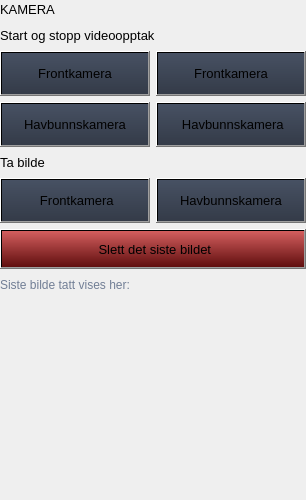
                                  <widget class="QFrame" name="kameraContainer">
                                   <property name="minimumSize">
                                    <size>
                                     <width>0</width>
                                     <height>500</height>
                                    </size>
                                   </property>
                                   <property name="maximumSize">
                                    <size>
                                     <width>16777215</width>
                                     <height>1000</height>
                                    </size>
                                   </property>
                                   <property name="frameShape">
                                    <enum>QFrame::NoFrame</enum>
                                   </property>
                                   <property name="frameShadow">
                                    <enum>QFrame::Raised</enum>
                                   </property>
                                   <layout class="QVBoxLayout" name="verticalLayout_28">
                                    <property name="leftMargin">
                                     <number>0</number>
                                    </property>
                                    <property name="topMargin">
                                     <number>0</number>
                                    </property>
                                    <property name="rightMargin">
                                     <number>0</number>
                                    </property>
                                    <property name="bottomMargin">
                                     <number>0</number>
                                    </property>
                                    <item>
                                     <widget class="QLabel" name="title_video">
                                      <property name="font">
                                       <font>
                                        <pointsize>10</pointsize>
                                        <italic>false</italic>
                                        <bold>false</bold>
                                       </font>
                                      </property>
                                      <property name="styleSheet">
                                       <string notr="true"/>
                                      </property>
                                      <property name="text">
                                       <string>KAMERA</string>
                                      </property>
                                     </widget>
                                    </item>
                                    <item>
                                     <widget class="QLabel" name="title_start_videoopptak">
                                      <property name="maximumSize">
                                       <size>
                                        <width>16777215</width>
                                        <height>16777215</height>
                                       </size>
                                      </property>
                                      <property name="font">
                                       <font>
                                        <pointsize>10</pointsize>
                                        <italic>false</italic>
                                        <bold>false</bold>
                                       </font>
                                      </property>
                                      <property name="styleSheet">
                                       <string notr="true"/>
                                      </property>
                                      <property name="text">
                                       <string>Start og stopp videoopptak</string>
                                      </property>
                                     </widget>
                                    </item>
                                    <item>
                                     <layout class="QHBoxLayout" name="videoopptakContainer">
                                      <item>
                                       <widget class="QPushButton" name="btn_start_video_frontkamera">
                                        <property name="minimumSize">
                                         <size>
                                          <width>150</width>
                                          <height>45</height>
                                         </size>
                                        </property>
                                        <property name="font">
                                         <font>
                                          <pointsize>10</pointsize>
                                          <italic>false</italic>
                                          <bold>false</bold>
                                         </font>
                                        </property>
                                        <property name="cursor">
                                         <cursorShape>PointingHandCursor</cursorShape>
                                        </property>
                                        <property name="styleSheet">
                                         <string notr="true">QPushButton { background-color: qlineargradient(spread:pad, x1:0.5, y1:0, x2:0.5, y2:1, stop:0 rgba(71, 81, 99, 255), stop:1 rgba(52, 59, 72, 255));} QPushButton:hover { background-color: qlineargradient(spread:pad, x1:0.5, y1:0, x2:0.5, y2:1, stop:0 rgba(92, 104, 128, 255), stop:1 rgba(61, 69, 85, 255));}</string>
                                        </property>
                                        <property name="text">
                                         <string>Frontkamera</string>
                                        </property>
                                        <property name="icon">
                                         <iconset resource="resources.qrc">
                                          <normaloff>:/icons/images/icons/cil-media-play.png</normaloff>:/icons/images/icons/cil-media-play.png</iconset>
                                        </property>
                                       </widget>
                                      </item>
                                      <item>
                                       <widget class="QPushButton" name="btn_stopp_video_frontkamera">
                                        <property name="minimumSize">
                                         <size>
                                          <width>150</width>
                                          <height>45</height>
                                         </size>
                                        </property>
                                        <property name="font">
                                         <font>
                                          <pointsize>10</pointsize>
                                          <italic>false</italic>
                                          <bold>false</bold>
                                         </font>
                                        </property>
                                        <property name="cursor">
                                         <cursorShape>PointingHandCursor</cursorShape>
                                        </property>
                                        <property name="styleSheet">
                                         <string notr="true">QPushButton { background-color: qlineargradient(spread:pad, x1:0.5, y1:0, x2:0.5, y2:1, stop:0 rgba(71, 81, 99, 255), stop:1 rgba(52, 59, 72, 255));} QPushButton:hover { background-color: qlineargradient(spread:pad, x1:0.5, y1:0, x2:0.5, y2:1, stop:0 rgba(92, 104, 128, 255), stop:1 rgba(61, 69, 85, 255));}</string>
                                        </property>
                                        <property name="text">
                                         <string>Frontkamera</string>
                                        </property>
                                        <property name="icon">
                                         <iconset resource="resources.qrc">
                                          <normaloff>:/icons/images/icons/cil-media-stop.png</normaloff>:/icons/images/icons/cil-media-stop.png</iconset>
                                        </property>
                                       </widget>
                                      </item>
                                     </layout>
                                    </item>
                                    <item>
                                     <layout class="QHBoxLayout" name="VideoopptakContainer2">
                                      <item>
                                       <widget class="QPushButton" name="btn_start_video_havbunn">
                                        <property name="minimumSize">
                                         <size>
                                          <width>150</width>
                                          <height>45</height>
                                         </size>
                                        </property>
                                        <property name="font">
                                         <font>
                                          <pointsize>10</pointsize>
                                          <italic>false</italic>
                                          <bold>false</bold>
                                         </font>
                                        </property>
                                        <property name="cursor">
                                         <cursorShape>PointingHandCursor</cursorShape>
                                        </property>
                                        <property name="styleSheet">
                                         <string notr="true">QPushButton { background-color: qlineargradient(spread:pad, x1:0.5, y1:0, x2:0.5, y2:1, stop:0 rgba(71, 81, 99, 255), stop:1 rgba(52, 59, 72, 255));} QPushButton:hover { background-color: qlineargradient(spread:pad, x1:0.5, y1:0, x2:0.5, y2:1, stop:0 rgba(92, 104, 128, 255), stop:1 rgba(61, 69, 85, 255));}</string>
                                        </property>
                                        <property name="text">
                                         <string>Havbunnskamera</string>
                                        </property>
                                        <property name="icon">
                                         <iconset resource="resources.qrc">
                                          <normaloff>:/icons/images/icons/cil-media-play.png</normaloff>:/icons/images/icons/cil-media-play.png</iconset>
                                        </property>
                                       </widget>
                                      </item>
                                      <item>
                                       <widget class="QPushButton" name="btn_stopp_video_havbunn">
                                        <property name="minimumSize">
                                         <size>
                                          <width>150</width>
                                          <height>45</height>
                                         </size>
                                        </property>
                                        <property name="font">
                                         <font>
                                          <pointsize>10</pointsize>
                                          <italic>false</italic>
                                          <bold>false</bold>
                                         </font>
                                        </property>
                                        <property name="cursor">
                                         <cursorShape>PointingHandCursor</cursorShape>
                                        </property>
                                        <property name="styleSheet">
                                         <string notr="true">QPushButton { background-color: qlineargradient(spread:pad, x1:0.5, y1:0, x2:0.5, y2:1, stop:0 rgba(71, 81, 99, 255), stop:1 rgba(52, 59, 72, 255));} QPushButton:hover { background-color: qlineargradient(spread:pad, x1:0.5, y1:0, x2:0.5, y2:1, stop:0 rgba(92, 104, 128, 255), stop:1 rgba(61, 69, 85, 255));}</string>
                                        </property>
                                        <property name="text">
                                         <string> Havbunnskamera</string>
                                        </property>
                                        <property name="icon">
                                         <iconset resource="resources.qrc">
                                          <normaloff>:/icons/images/icons/cil-media-stop.png</normaloff>:/icons/images/icons/cil-media-stop.png</iconset>
                                        </property>
                                       </widget>
                                      </item>
                                     </layout>
                                    </item>
                                    <item>
                                     <widget class="QLabel" name="tite_kamera">
                                      <property name="font">
                                       <font>
                                        <pointsize>10</pointsize>
                                        <italic>false</italic>
                                        <bold>false</bold>
                                       </font>
                                      </property>
                                      <property name="styleSheet">
                                       <string notr="true"/>
                                      </property>
                                      <property name="text">
                                       <string>Ta bilde</string>
                                      </property>
                                     </widget>
                                    </item>
                                    <item>
                                     <layout class="QHBoxLayout" name="taBildeContainer">
                                      <item>
                                       <widget class="QPushButton" name="btn_ta_bilde_frontkamera">
                                        <property name="minimumSize">
                                         <size>
                                          <width>150</width>
                                          <height>45</height>
                                         </size>
                                        </property>
                                        <property name="font">
                                         <font>
                                          <pointsize>10</pointsize>
                                          <italic>false</italic>
                                          <bold>false</bold>
                                         </font>
                                        </property>
                                        <property name="cursor">
                                         <cursorShape>PointingHandCursor</cursorShape>
                                        </property>
                                        <property name="styleSheet">
                                         <string notr="true">QPushButton { background-color: qlineargradient(spread:pad, x1:0.5, y1:0, x2:0.5, y2:1, stop:0 rgba(71, 81, 99, 255), stop:1 rgba(52, 59, 72, 255));} QPushButton:hover { background-color: qlineargradient(spread:pad, x1:0.5, y1:0, x2:0.5, y2:1, stop:0 rgba(92, 104, 128, 255), stop:1 rgba(61, 69, 85, 255));}</string>
                                        </property>
                                        <property name="text">
                                         <string> Frontkamera</string>
                                        </property>
                                        <property name="icon">
                                         <iconset resource="resources.qrc">
                                          <normaloff>:/images/images/camera.png</normaloff>:/images/images/camera.png</iconset>
                                        </property>
                                       </widget>
                                      </item>
                                      <item>
                                       <widget class="QPushButton" name="btn_ta_bilde_havbunn">
                                        <property name="minimumSize">
                                         <size>
                                          <width>150</width>
                                          <height>45</height>
                                         </size>
                                        </property>
                                        <property name="font">
                                         <font>
                                          <pointsize>10</pointsize>
                                          <italic>false</italic>
                                          <bold>false</bold>
                                         </font>
                                        </property>
                                        <property name="cursor">
                                         <cursorShape>PointingHandCursor</cursorShape>
                                        </property>
                                        <property name="styleSheet">
                                         <string notr="true">QPushButton { background-color: qlineargradient(spread:pad, x1:0.5, y1:0, x2:0.5, y2:1, stop:0 rgba(71, 81, 99, 255), stop:1 rgba(52, 59, 72, 255));} QPushButton:hover { background-color: qlineargradient(spread:pad, x1:0.5, y1:0, x2:0.5, y2:1, stop:0 rgba(92, 104, 128, 255), stop:1 rgba(61, 69, 85, 255));}</string>
                                        </property>
                                        <property name="text">
                                         <string>Havbunnskamera</string>
                                        </property>
                                        <property name="icon">
                                         <iconset resource="resources.qrc">
                                          <normaloff>:/images/images/camera.png</normaloff>:/images/images/camera.png</iconset>
                                        </property>
                                       </widget>
                                      </item>
                                     </layout>
                                    </item>
                                    <item>
                                     <widget class="QPushButton" name="btn_slett_bilde">
                                      <property name="minimumSize">
                                       <size>
                                        <width>150</width>
                                        <height>40</height>
                                       </size>
                                      </property>
                                      <property name="font">
                                       <font>
                                        <pointsize>10</pointsize>
                                        <italic>false</italic>
                                        <bold>false</bold>
                                       </font>
                                      </property>
                                      <property name="cursor">
                                       <cursorShape>PointingHandCursor</cursorShape>
                                      </property>
                                      <property name="styleSheet">
                                       <string notr="true">QPushButton { border-color: rgb(80, 36, 37); background-color: qlineargradient(spread:pad, x1:0.5, y1:0, x2:0.495, y2:1, stop:0.00492611 rgba(211, 94, 94, 255), stop:1 rgba(96, 14, 14, 255))} QPushButton:hover { background-color: qlineargradient(spread:pad, x1:0.5, y1:0, x2:0.495, y2:1, stop:0.00492611 rgba(255, 113, 113, 255), stop:0.995074 rgba(120, 18, 18, 255))}</string>
                                      </property>
                                      <property name="text">
                                       <string> Slett det siste bildet</string>
                                      </property>
                                      <property name="icon">
                                       <iconset resource="resources.qrc">
                                        <normaloff>:/images/images/trash.png</normaloff>:/images/images/trash.png</iconset>
                                      </property>
                                     </widget>
                                    </item>
                                    <item>
                                     <widget class="QLabel" name="text_siste_bilde">
                                      <property name="styleSheet">
                                       <string notr="true">color: rgb(113, 126, 149);</string>
                                      </property>
                                      <property name="lineWidth">
                                       <number>1</number>
                                      </property>
                                      <property name="text">
                                       <string>Siste bilde tatt vises her:</string>
                                      </property>
                                      <property name="alignment">
                                       <set>Qt::AlignLeading|Qt::AlignLeft|Qt::AlignVCenter</set>
                                      </property>
                                     </widget>
                                    </item>
                                    <item>
                                     <widget class="QLabel" name="img_recent">
                                      <property name="minimumSize">
                                       <size>
                                        <width>0</width>
                                        <height>200</height>
                                       </size>
                                      </property>
                                      <property name="maximumSize">
                                       <size>
                                        <width>360</width>
                                        <height>200</height>
                                       </size>
                                      </property>
                                      <property name="styleSheet">
                                       <string notr="true"/>
                                      </property>
                                      <property name="text">
                                       <string/>
                                      </property>
                                      <property name="pixmap">
                                       <pixmap resource="resources.qrc">:/images/images/underwater.png</pixmap>
                                      </property>
                                      <property name="scaledContents">
                                       <bool>true</bool>
                                      </property>
                                      <property name="alignment">
                                       <set>Qt::AlignCenter</set>
                                      </property>
                                      <property name="margin">
                                       <number>0</number>
                                      </property>
                                     </widget>
                                    </item>
                                   </layout>
                                  </widget>
